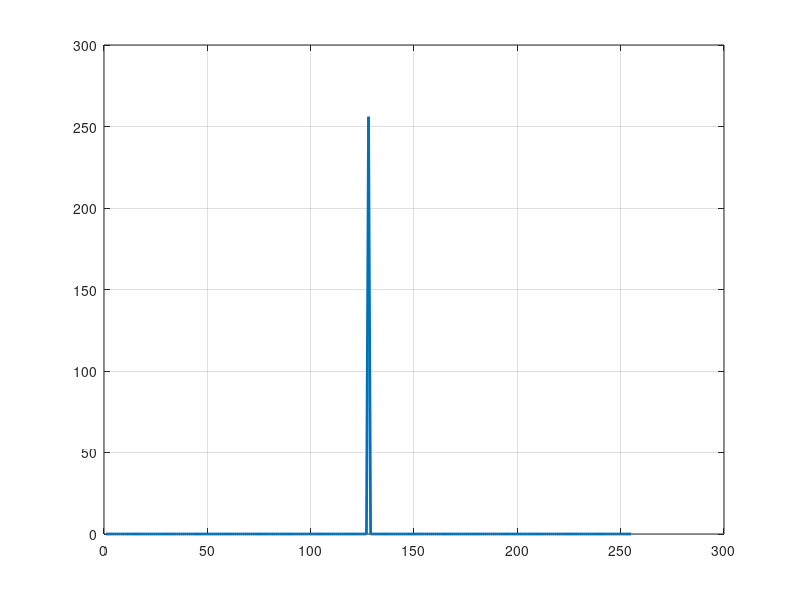

Write the MATLAB code that produced this figure.

%%
clear; close all;

% table 13-13 *** these must be copied exactly ***
a128_hex = '5A5599963C33FFF00F00CCC36966AAA5';
b128_hex = 'A5AA6669C3CC000F0F00CCC36966AAA5'; % issue was here
% a128_hex = 'EB'; 
% b128_hex = 'D8'; 
% 2. Convert to raw bits (No flipping, No reversing) From Gemini
a_bits = cell2mat(arrayfun(@(c) dec2bin(hex2dec(c), 4), a128_hex, 'UniformOutput', false)) - '0';
b_bits = cell2mat(arrayfun(@(c) dec2bin(hex2dec(c), 4), b128_hex, 'UniformOutput', false)) - '0';

% Ga = 1 - 2*a_bits; 
% Gb = 1 - 2*b_bits;
Ga = 2*a_bits - 1; % bipoler direction does not matter 
Gb = 2*b_bits - 1;


n = (0:127);
GaTx = Ga .*exp(1j*pi/2*n);
GbTx = Gb .*exp(1j*pi/2*n);
GaRx = conj(flip(GaTx));
GbRx = conj(flip(GbTx));
% y = conv(Ga,flip(Ga));
% x = conv(Gb,flip(Gb));
% test pi/2
y = conv(GaTx,GaRx);
x = conv(GbTx,GbRx);
perfect_spike = abs(x + y);

% 5. Plotting with precise limits
figure;
plot(perfect_spike, 'LineWidth', 2);
grid on; 
%%
% save("golay128.mat","Ga","Gb")
